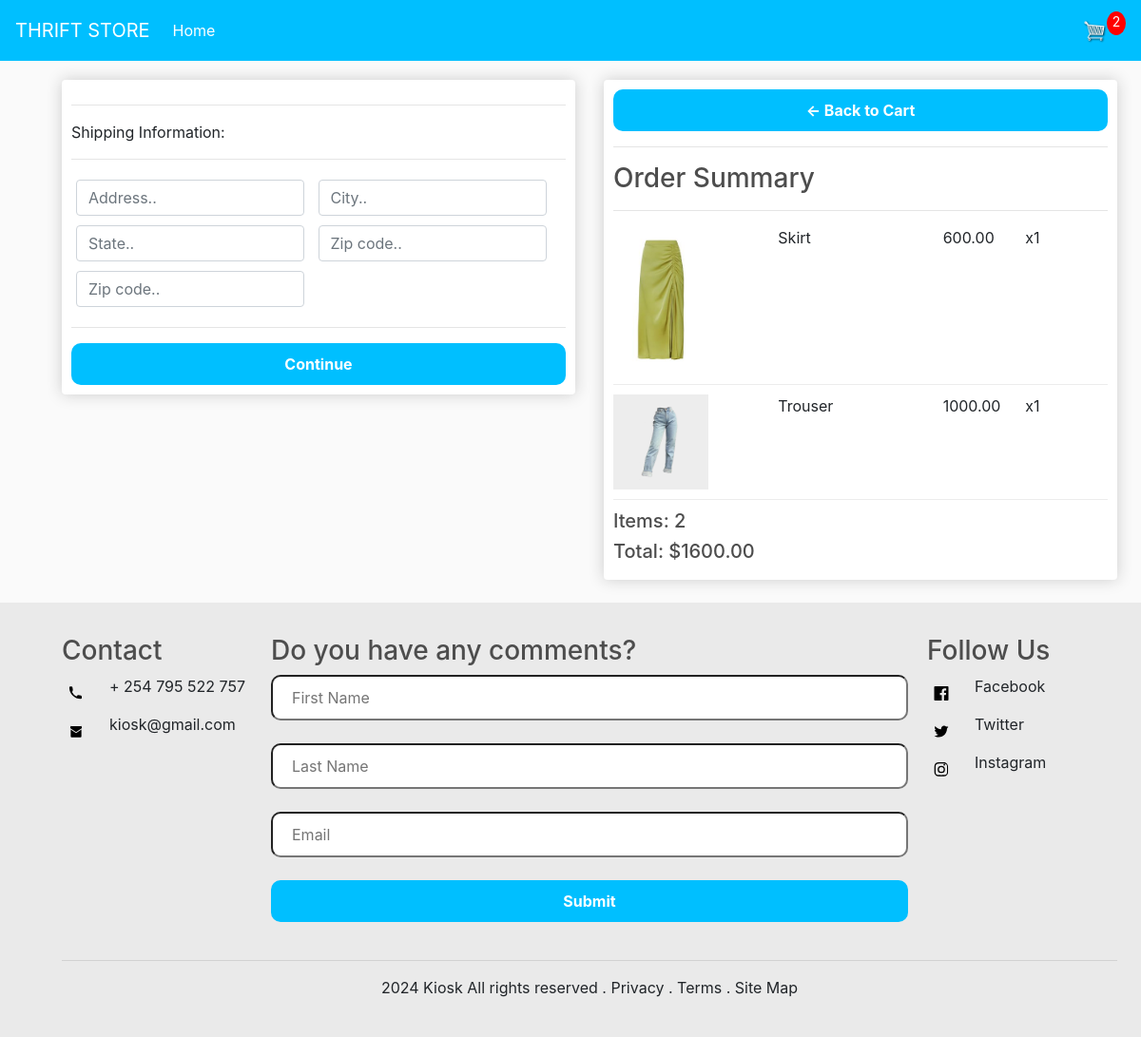
Page /checkout (signed in) on the committed database.
### store/models.py (models this page shows, shortened)
class OrderItem(models.Model):
    product = models.ForeignKey(Product, on_delete=models.SET_NULL, null=True, blank=True)
    order = models.ForeignKey(Order, on_delete=models.SET_NULL, null=True, blank=True)
    quantity = models.IntegerField(default=0, null=True, blank=True)
    date_added = models.DateTimeField(auto_now_add=True)
    @property
    def get_total(self):
        total = self.product.price * self.quantity
        return total

class Product(models.Model):
    name = models.CharField(max_length=200, null=True)
    price = models.DecimalField(max_digits=7, decimal_places=2)
    digital = models.BooleanField(default=False, null=True, blank=False)
    image = models.ImageField(null=True, blank=True)
    @property
    def imageURL(self):
        try:
            url = self.image.url
        except:
            url = ''
        return url

class Order(models.Model):
    customer = models.ForeignKey(Customer, on_delete=models.SET_NULL, null=True, blank=True)
    date_ordered = models.DateTimeField(auto_now_add=True)
    complete = models.BooleanField(default=False)
    transaction_id = models.CharField(max_length=100, null=True)
    @property
    def shipping(self):
        shipping = False
        orderitems = self.orderitem_set.all()
        for i in orderitems:
            if i.product.digital == False:
                shipping = True
        return shipping
    @property
    def get_cart_total(self):
        orderitems = self.orderitem_set.all()
        total = sum([item.get_total for item in orderitems])
        return total
    @property
    def get_cart_items(self):
        orderitems = self.orderitem_set.all()
        total = sum([item.quantity for item in orderitems])
        return total

### store/views.py (the view)
# urls.py: path('checkout', views.checkout, name="checkout"),
def checkout(request):
    data = cartData(request)
    cartItems = data['cartItems']
    order = data['order']
    items = data['items']
    context = {'items':items, 'order':order, 'cartItems':cartItems}
    return render(request, 'store/checkout.html', context)

### store/utils.py (called while the page is built)
def cartData(request):
    if request.user.is_authenticated:
        customer = request.user.customer
        order, created = Order.objects.get_or_create(customer=customer, complete=False)
        items = order.orderitem_set.all()
        cartItems = order.get_cart_items
    else:
        cookieData = cookieCart(request)
        cartItems = cookieData['cartItems']
        order = cookieData['order']
        items = cookieData['items']
    return {'items':items, 'order':order, 'cartItems':cartItems}

### store/templates/store/checkout.html (shortened to what this page needs)
{% extends 'store/main.html' %}
{% load static %}
{% block content %}
     <div class="row">
		<div class="col-lg-6">
			<div class="box-element" id="form-wrapper">
				<form id="form">
					<div id="shipping-info">
						<hr>
						<p>Shipping Information:</p>
						<hr>
						<div class="form-field">
							<input class="form-control" type="text" name="address" placeholder="Address..">
						</div>
						<div class="form-field">
							<input class="form-control" type="text" name="city" placeholder="City..">
						</div>
						<div class="form-field">
							<input class="form-control" type="text" name="state" placeholder="State..">
						</div>
						<div class="form-field">
							<input class="form-control" type="text" name="zipcode" placeholder="Zip code..">
						</div>
						<div class="form-field">
							<input class="form-control" type="text" name="country" placeholder="Zip code..">
						</div>
					</div>
					<hr>
					<input id="form-button" class="btn btn-block" type="submit" value="Continue">
				</form>
			</div>
			<br>
		</div>
		<div class="col-lg-6">
			<div class="box-element">
				<a  class="btn" href="{% url 'cart' %}">&#x2190; Back to Cart</a>
				<hr>
				<h3>Order Summary</h3>
				<hr>
				{% for item in items %}
					<div class="cart-row">
						<div style="flex:2"><img class="row-image" src="{{ item.product.imageURL }}"></div>
						<div style="flex:2"><p>{{ item.product.name }}</p></div>
						<div style="flex:1"><p>{{ item.product.price|floatformat:2 }}</p></div>
						<div style="flex:1"><p>x{{ item.quantity }}</p></div>
					</div>
				{% endfor %}
				<h5>Items:   {{ order.get_cart_items }}</h5>
				<h5>Total:   ${{ order.get_cart_total|floatformat:2 }}</h5>
			</div>
		</div>
	</div>
{% endblock content %}

### static/css/main.css (style rules this page uses)
:root { --primary-color: rgb(0, 191, 255); --container-color: rgb(234, 234, 234); }
body { background-color: hsl(0, 0%, 98%); }
h1,h2,h3,h4,h5,h6 { color:hsl(0, 0%, 30%); }
.box-element { box-shadow:hsl(0, 0%, 80%) 0 0 16px; background-color: #fff; border-radius: 4px; padding: 10px; }
.col-lg-4, .col-lg-6, .col-lg-8, .col-lg-12 { margin-top: 10px; }
.btn { background: var(--primary-color); border-radius: 10px; width: 100%; padding: 10px 20px; color: white; cursor: pointer; }
.row-image { width: 100px; }
.form-field { width:250px; display: inline-block; padding: 5px; }
.cart-row { display: flex; align-items: flex-stretch; padding-bottom: 10px; margin-bottom: 10px; border-bottom: 1px solid #ececec; }
.btn { border: none; background-color: var(--primary-color); padding: 10px 20px; border-radius: 10px; font-weight: bold; }

### rows in the picture
OrderItem: product.imageURL (picture), product.name "Skirt", product.price "600.00", quantity "1"
OrderItem: product.imageURL (picture), product.name "Trouser", product.price "1000.00", quantity "1"
Order: get_cart_items "2", get_cart_total "1600.00"

### other values in the picture
{{ cartItems }} "2"
